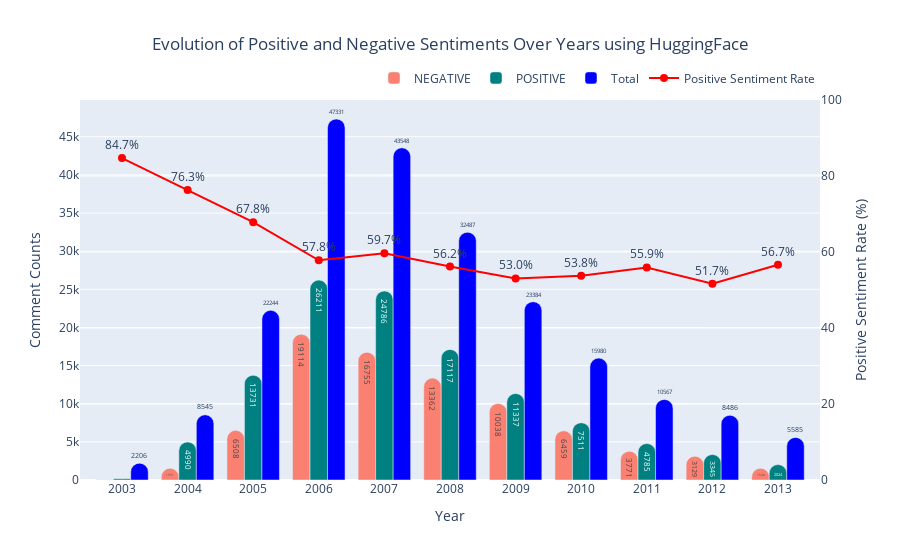

The code cell stored with this chart in its notebook:
### Code cell
plot.plot_sentiments_byYear(data,prt=True,savefig=True)

### Figure 1 — Plotly figure (JSON) as saved in the notebook; plotly's stock layout.template omitted (floating-point values rounded to 4 significant figures)
{"data": [{"marker": {"color": "salmon"}, "name": "NEGATIVE", "text": [31, 1551, 6508, 19114, 16755, 13362, 10038, 6459, 3771, 3129, 1548], "textposition": "inside", "type": "bar", "x": [2003, 2004, 2005, 2006, 2007, 2008, 2009, 2010, 2011, 2012, 2013], "y": [31, 1551, 6508, 19114, 16755, 13362, 10038, 6459, 3771, 3129, 1548]}, {"marker": {"color": "teal"}, "name": "POSITIVE", "text": [172, 4990, 13731, 26211, 24786, 17117, 11337, 7511, 4785, 3345, 2024], "textposition": "inside", "type": "bar", "x": [2003, 2004, 2005, 2006, 2007, 2008, 2009, 2010, 2011, 2012, 2013], "y": [172, 4990, 13731, 26211, 24786, 17117, 11337, 7511, 4785, 3345, 2024]}, {"marker": {"color": "blue"}, "name": "Total", "text": [2206, 8545, 22244, 47331, 43548, 32487, 23384, 15980, 10567, 8486, 5585], "textposition": "outside", "type": "bar", "x": [2003, 2004, 2005, 2006, 2007, 2008, 2009, 2010, 2011, 2012, 2013], "y": [2206, 8545, 22244, 47331, 43548, 32487, 23384, 15980, 10567, 8486, 5585]}, {"line": {"color": "red", "width": 2}, "marker": {"color": "red", "size": 8}, "mode": "lines+markers+text", "name": "Positive Sentiment Rate", "text": ["84.7%", "76.3%", "67.8%", "57.8%", "59.7%", "56.2%", "53.0%", "53.8%", "55.9%", "51.7%", "56.7%"], "textposition": "top center", "type": "scatter", "x": [2003, 2004, 2005, 2006, 2007, 2008, 2009, 2010, 2011, 2012, 2013], "y": [84.73, 76.29, 67.84, 57.83, 59.67, 56.16, 53.04, 53.77, 55.93, 51.67, 56.66], "yaxis": "y2"}], "layout": {"barcornerradius": 15, "barmode": "group", "legend": {"orientation": "h", "x": 1, "xanchor": "right", "y": 1.02, "yanchor": "bottom"}, "title": {"text": "Evolution of Positive and Negative Sentiments Over Years using HuggingFace", "x": 0.5, "xanchor": "center"}, "xaxis": {"tickvals": [2003, 2004, 2005, 2006, 2007, 2008, 2009, 2010, 2011, 2012, 2013], "title": {"text": "Year"}}, "yaxis": {"side": "left", "title": {"text": "Comment Counts"}}, "yaxis2": {"overlaying": "y", "range": [0, 100], "side": "right", "tickformat": ".0f%", "title": {"text": "Positive Sentiment Rate (%)"}}}}
